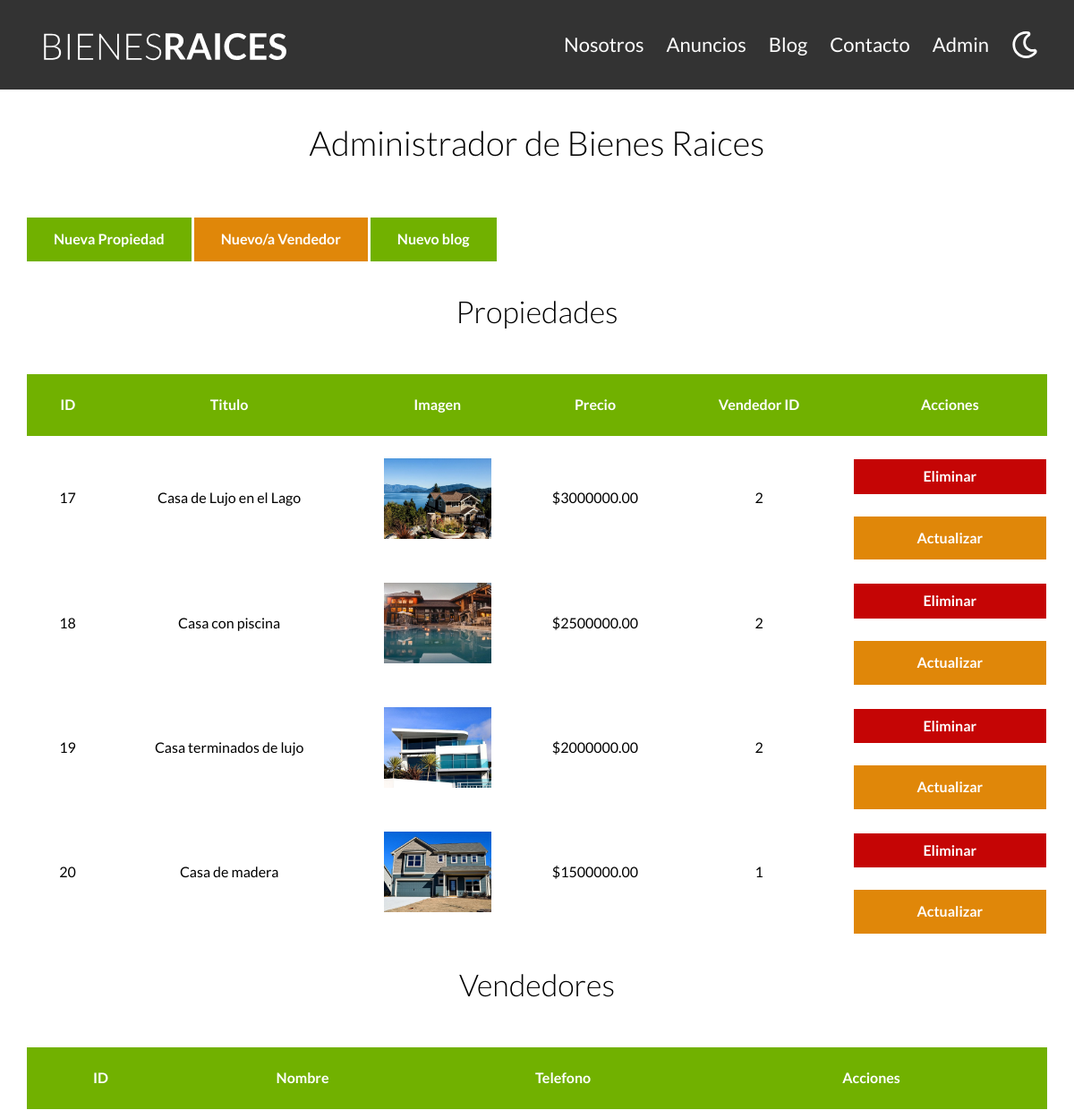
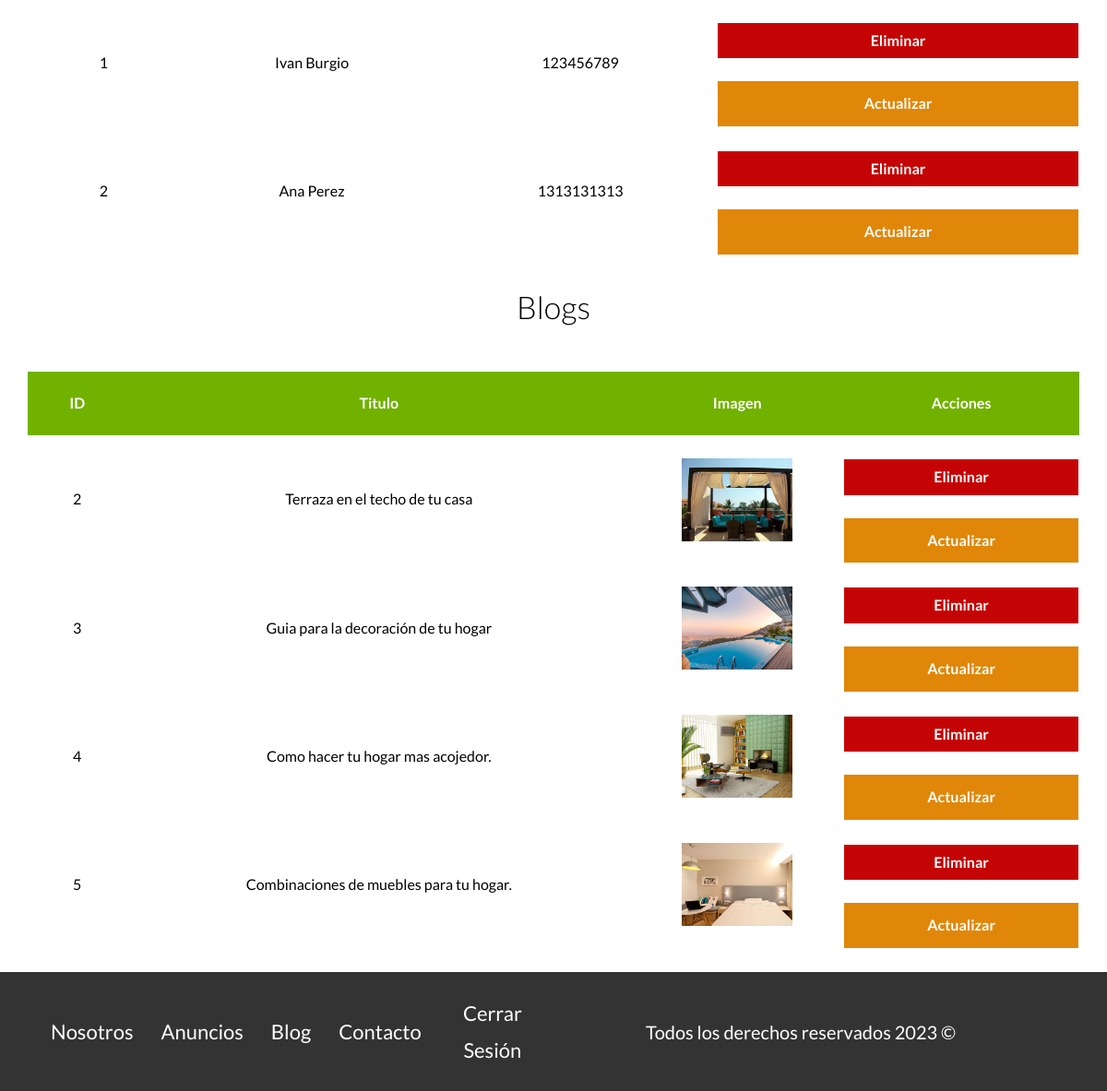
The page /admin (signed in) on the database its author committed (2 pictures, top to bottom).
### tables this page shows
CREATE TABLE `propiedades` (
  `id` int NOT NULL AUTO_INCREMENT,
  `titulo` varchar(45) DEFAULT NULL,
  `precio` decimal(10,2) DEFAULT NULL,
  `imagen` varchar(200) DEFAULT NULL,
  `descripcion` longtext,
  `habitaciones` int DEFAULT NULL,
  `wc` int DEFAULT NULL,
  `estacionamiento` int DEFAULT NULL,
  `creado` date DEFAULT NULL,
  `vendedores_id` int NOT NULL,
  PRIMARY KEY (`id`),
  KEY `fk_propiedades_vendedores_idx` (`vendedores_id`),
  CONSTRAINT `fk_propiedades_vendedores` FOREIGN KEY (`vendedores_id`) REFERENCES `vendedores` (`id`)
);

CREATE TABLE `vendedores` (
  `id` int NOT NULL AUTO_INCREMENT,
  `nombre` varchar(45) DEFAULT NULL,
  `apellido` varchar(45) DEFAULT NULL,
  `telefono` varchar(10) DEFAULT NULL,
  PRIMARY KEY (`id`)
);

CREATE TABLE `blogs` (
  `id` int NOT NULL AUTO_INCREMENT,
  `titulo` varchar(45) DEFAULT NULL,
  `imagen` varchar(200) DEFAULT NULL,
  `descripcion` longtext,
  `creado` date DEFAULT NULL,
  `descripcion2` longtext,
  PRIMARY KEY (`id`)
);

### controllers/PropiedadController.php (called while the page is built, shortened)
<?php
class PropiedadController {
    public static function index(Router $router) {
        $propiedades = Propiedad::all();
        $vendedores = Vendedor::all();
        $blogs = Blog::all();
        $resultado = $_GET['resultado'] ?? null;
        $router->render('/propiedades/admin', [
            'propiedades' => $propiedades,
            'resultado' => $resultado,
            'vendedores' => $vendedores,
            'blogs' => $blogs
        ]);
    }
}

### public/index.php (called while the page is built, shortened)
<?php
$router = new Router();
$router->get('/admin',[PropiedadController::class, 'index']);
$router->get('/propiedades/crear',[PropiedadController::class, 'crear']);
$router->post('/propiedades/crear',[PropiedadController::class, 'crear']);
$router->get('/propiedades/actualizar',[PropiedadController::class, 'actualizar']);
$router->post('/propiedades/actualizar',[PropiedadController::class, 'actualizar']);
$router->post('/propiedades/eliminar',[PropiedadController::class, 'eliminar']);
$router->get('/vendedores/crear',[VendedorController::class, 'crear']);
$router->post('/vendedores/crear',[VendedorController::class, 'crear']);
$router->get('/vendedores/actualizar',[VendedorController::class, 'actualizar']);
$router->post('/vendedores/actualizar',[VendedorController::class, 'actualizar']);
$router->post('/vendedores/eliminar',[VendedorController::class, 'eliminar']);
$router->get('/blogs/crear',[BlogController::class, 'crear']);
$router->post('/blogs/crear',[BlogController::class, 'crear']);
$router->get('/blogs/actualizar',[BlogController::class, 'actualizar']);
$router->post('/blogs/actualizar',[BlogController::class, 'actualizar']);
$router->post('/blogs/eliminar',[BlogController::class, 'eliminar']);
$router->get('/',[PaginasController::class,'index']);
$router->get('/nosotros',[PaginasController::class,'nosotros']);
$router->get('/anuncios',[PaginasController::class,'anuncios']);
$router->get('/anuncio',[PaginasController::class,'anuncio']);
$router->get('/blog',[PaginasController::class,'blog']);
$router->get('/entrada',[PaginasController::class,'entrada']);
$router->get('/contacto',[PaginasController::class,'contacto']);
$router->post('/contacto',[PaginasController::class,'contacto']);
$router->get('/login',[LoginController::class, 'login']);
$router->post('/login',[LoginController::class, 'login']);
$router->get('/logout',[LoginController::class, 'logout']);
$router->comprobarRutas();

### models/ActiveRecord.php (called while the page is built, shortened)
<?php
class ActiveRecord {
    protected static $db;
    protected static $tabla = '';
    public static function setDB($database) {
        self::$db = $database;
    }
    public static function all() {
        $query = "SELECT * FROM " . static::$tabla;
        $resultado = self::consultarSQL($query);
        return $resultado;
    }
    public static function consultarSQL($query) {
        $resultado = self::$db->query($query);
        $array = [];
        while ($registro = $resultado->fetch_assoc()) {
            $array[] = static::crearObjeto($registro);
        }
        return $array;
    }
    protected static function crearObjeto($registro) {
        $objeto = new static;
        foreach ($registro as $key => $value) {
            if (property_exists($objeto,$key)) {
                $objeto->$key = $value;
            }
        }
        return $objeto;
    }
}

### views/propiedades/admin.php (the view, shortened to what this page needs)
<main class="contenedor seccion">
    <h1>Administrador de Bienes Raices</h1>
    <a href="/propiedades/crear" class="boton boton-verde">Nueva Propiedad</a>
    <a href="/vendedores/crear" class="boton boton-amarillo">Nuevo/a Vendedor</a>
    <a href="/blogs/crear" class="boton boton-verde">Nuevo blog</a>
    <h2>Propiedades</h2>
    <table class="propiedades">
        <thead>
            <tr>
                <th>ID</th>
                <th>Titulo</th>
                <th>Imagen</th>
                <th>Precio</th>
                <th>Vendedor ID</th>
                <th>Acciones</th>
            </tr>
        </thead>
        <tbody>
            <?php foreach ($propiedades as $propiedad): ?>
                <tr>
                    <td><?php echo $propiedad->id ?></td>
                    <td><?php echo $propiedad->titulo ?></td>
                    <td><div><img src="../imagenes/<?php echo $propiedad->imagen ?>" class="imagen-tabla"></div></td>
                    <td>$<?php echo $propiedad->precio ?></td>
                    <td><?php echo $propiedad->vendedores_id ?></td>
                    <td>
                        <form method="POST" class="w-100" action="/propiedades/eliminar">
                            <input type="submit" href="#" class="boton boton-rojo-block" value="Eliminar">
                        </form>
                        <a href="/propiedades/actualizar?id=<?php echo $propiedad->id ?>"
                        class="boton boton-amarillo-block">Actualizar</a>
                    </td>
                </tr>
            <?php endforeach; ?>
        </tbody>
    </table>
    <h2>Vendedores</h2>
    <table class="propiedades">
        <thead>
            <tr>
                <th>ID</th>
                <th>Nombre</th>
                <th>Telefono</th>
                <th>Acciones</th>
            </tr>
        </thead>
        <tbody>
            <?php foreach ($vendedores as $vendedor): ?>
                <tr>
                    <td><?php echo $vendedor->id ?></td>
                    <td><?php echo $vendedor->nombre . " " . $vendedor->apellido ?></td>
                    <td><?php echo $vendedor->telefono ?></td>
                    <td>
                        <form method="POST" class="w-100" action="/vendedores/eliminar">
                            <input type="submit" class="boton boton-rojo-block" value="Eliminar">
                        </form>
                        <a href="/vendedores/actualizar?id=<?php echo $vendedor->id ?>"
                        class="boton boton-amarillo-block">Actualizar</a>
                    </td>
                </tr>
            <?php endforeach; ?>
        </tbody>
    </table>
    <h2>Blogs</h2>
    <table class="propiedades">
        <thead>
            <tr>
                <th>ID</th>
                <th>Titulo</th>
                <th>Imagen</th>
                <th>Acciones</th>
            </tr>
        </thead>
        <tbody>
            <?php foreach ($blogs as $blog): ?>
                <tr>
                    <td><?php echo $blog->id ?></td>
                    <td><?php echo $blog->titulo ?></td>
                    <td><div><img src="../imagenes/<?php echo $blog->imagen ?>" class="imagen-tabla"></div></td>
                    <td>
                        <form method="POST" class="w-100" action="/blogs/eliminar">
                            <input type="submit" class="boton boton-rojo-block" value="Eliminar">
                        </form>
                        <a href="/blogs/actualizar?id=<?php echo $blog->id ?>"
                        class="boton boton-amarillo-block">Actualizar</a>
                    </td>
                </tr>
            <?php endforeach; ?>
        </tbody>
    </table>
</main>

### public/build/css/app.css (style rules this page uses)
html { -webkit-text-size-adjust:100%;line-height:1.15 }
body { margin:0 }
main { display:block }
h1 { font-size:2em;margin:.67em 0 }
a { background-color:transparent }
img { border-style:none }
button,input,optgroup,select,textarea { font-family:inherit;font-size:100%;line-height:1.15;margin:0 }
button,input { overflow:visible }
[type=button],[type=reset],[type=submit],button { -webkit-appearance:button }
html { box-sizing:border-box;font-size:62.5% }
*,:after,:before { box-sizing:inherit }
body { font-family:Lato,sans-serif;font-size:1.6rem;line-height:1.8 }
.contenedor { margin:0 auto;max-width:120rem;width:95% }
a { text-decoration:none }
img,picture { display:block;width:100% }
h1,h2,h3 { font-family:Lato,sans-serif;font-weight:300;margin:2.5rem 0;text-align:center }
h1 { color:var(--blacno);font-size:3.8rem }
h2 { font-size:3.4rem }
.seccion { margin-bottom:2.5rem;margin-top:2.5rem }
.w-100 { width:100% }
.boton-amarillo-block { background-color:#e08709;border:none;color:#fff;display:block;font-weight:700;margin-top:2.5rem;padding:1rem 3rem;text-align:center;text-decoration:none }
.boton-amarillo { background-color:#e08709;border:none;color:#fff;display:inline-block;font-weight:700;margin-top:2.5rem;padding:1rem 3rem;text-align:center;text-decoration:none }
.boton-verde { background-color:#71b100;border:none;color:#fff;display:inline-block;font-weight:700;margin-top:2.5rem;padding:1rem 3rem;text-align:center;text-decoration:none }
.boton-rojo-block { background-color:#c50505;border:none;color:#fff;display:inline-block;font-weight:700;margin-top:2.5rem;padding:1rem 3rem;text-align:center;text-decoration:none;width:100% }
table.propiedades { border-spacing:0;margin-top:4rem;width:100% }
table.propiedades thead { background-color:#71b100 }
table.propiedades thead th { color:#fff;padding:2rem }
table.propiedades tbody td { color:#000;text-align:center }
table.propiedades tbody td div { display:flex;justify-content:center }
table.propiedades tbody td div .imagen-tabla { width:12rem }

### rows shown on the page
propiedades: id "17", titulo "Casa de Lujo en el Lago", imagen (picture), precio "3000000.00", vendedores "2"
propiedades: id "18", titulo "Casa con piscina", imagen (picture), precio "2500000.00", vendedores "2"
propiedades: id "19", titulo "Casa terminados de lujo", imagen (picture), precio "2000000.00", vendedores "2"
propiedades: id "20", titulo "Casa de madera", imagen (picture), precio "1500000.00", vendedores "1"
vendedores: id "1", nombre "Ivan", apellido "Burgio", telefono "123456789"
vendedores: id "2", nombre "Ana", apellido "Perez", telefono "1313131313"
blogs: id "2", titulo "Terraza en el techo de tu casa", imagen (picture)
blogs: id "3", titulo "Guia para la decoración de tu hogar", imagen (picture)
blogs: id "4", titulo "Como hacer tu hogar mas acojedor.", imagen (picture)
blogs: id "5", titulo "Combinaciones de muebles para tu hogar.", imagen (picture)
